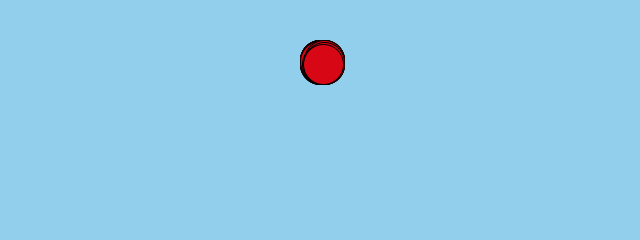
Frame 1 (no input)
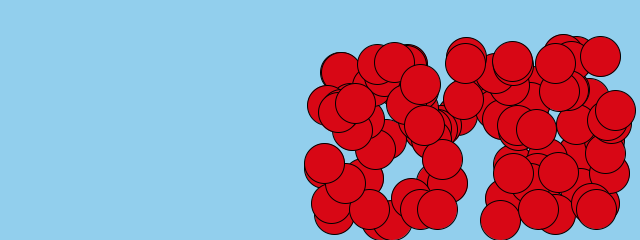
Frame 60 (the mouse pressed at the canvas centre just before this capture)
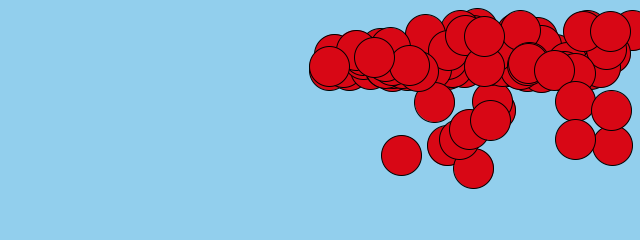
Frame 120 (the mouse held since frame 60 and released just before this capture)

The Processing sketch that drew these frames (run headless with seeded random() and noise(); from frame 60 on, the mouse is pressed at the canvas centre):

// Processing sketch: sketch_11_array
// ── sketch_11_array.pde

int numBalls = 100;
Ball[] ballArray;

void setup() {

  size(640, 240);
  
  ballArray = new Ball[numBalls];
  
  for (int i = 0; i < numBalls; i++) {
   
    Ball bouncy = new Ball(width/2, 60, random(5), random(5));
    ballArray[i] = bouncy;
  }
}

void draw() {

  background(#92CFED);
  
  for (int i = 0; i < ballArray.length; i++) {
    Ball localBall = ballArray[i];
    localBall.update();
  }
}

// ── Ball.pde
class Ball {

  PVector location, velocity;
  int ballSize = 40;
  float gravity = 0.1;
  float braking = 0.1;

  Ball(float inX, float inY, float inVelX, float inVelY) {
    location = new PVector(inX, inY);
    velocity = new PVector(inVelX, inVelY);
  }

  void update() {

    move();

    if (shouldBounceX()) {
      bounceX();
    }
    if (shouldBounceY()) {
      bounceY();
    }

    draw();
  }

  void move() {
    location.add(velocity);
    velocity.y += gravity;
  }

  boolean shouldBounceX() {
    return ((location.x > width) || (location.x < 0));
  }

  boolean shouldBounceY() {
    return ((location.y > height) || (location.y < 0));
  }

  void bounceX() {

    velocity.x = velocity.x * -1;
    
    if (location.x < 0) {
      location.x = 0;
    } else if (location.x > width) {
      location.x = width;
    }
  }

  void bounceY() {
    
    velocity.y *= -(1 - braking);
    
    if (location.y < 0) {
      location.y = 0;
    } else if (location.y > height - ballSize/2) {
      location.y = height - ballSize/2;
    }
  }

  void draw() {
    fill(216, 7, 21);
    ellipse(location.x, location.y, ballSize, ballSize);
  }
}
